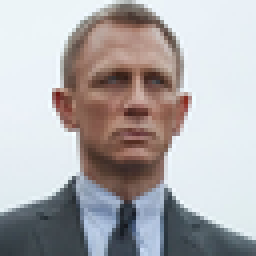
#> input picture DSSA-5104-DEEP-LEARNING/Week 4/DC.png, 64 x 64 px (shown 4 times larger)
$ jupyter execute 'Week 4 - in class demo.ipynb'   (shell and % lines are left out)
#> lines starting #> are read from the running program, lines starting #| are printed output that depends on the picture
## Using the Pillow library

[cell 1]
# First import the necessary libraries:
# pillow (only import the most used module)
# and numpy (import whole library and rename it np)

from PIL import Image
import numpy as np

[cell 2]
# Checking what files are in your working directory
# (maybe different command if Windows is your underlying OS)

[cell 3]
# Create a string variable containing your filename
# (Mine was called DC.png)

filename = 'DC.png'

# Create a PIL Image object by opening an image file
# (Note if you wish to load as only grey scale use the second command)

spy_colour = Image.open(filename)
#> spy_colour is the input picture: PIL image 64x64 RGB; mean R, G, B 176, 173.5, 175.2
spy_grey = Image.open(filename).convert('L')
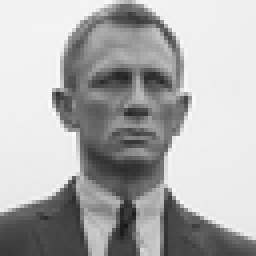
#> spy_grey: PIL image 64x64 L (shown 4 times larger); min 24, max 253, mean 174.5

[cell 4]
# Whenever you create an object check its type

type(spy_colour)

[cell 5]
# Show (or view the image)

spy_colour.show()

[cell 6]
# Resize the image to the width and height (in pixels) that you wish

small_spy_colour = spy_colour.resize((32,32))
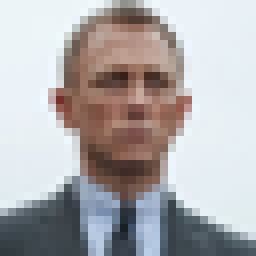
#> small_spy_colour: PIL image 32x32 RGB (shown 8 times larger); mean R, G, B 176, 173.4, 175.2

[cell 7]
# Show (or view the image)

small_spy_colour.show()

[cell 8]
# Save the new image as jpg

small_spy_colour.save('small_spy.jpg')

# Save the new image as png

small_spy_colour.save('small_spy.png')

[cell 9]
# Check the files were created

[cell 10]
# Convert the images to numpy arrays

spy_numpy = np.array(small_spy_colour)
spy_numpy_colour = np.array(spy_colour)
spy_numpy_grey = np.array(spy_grey)

[cell 11]
# Check the types of the new objects

print(type(spy_numpy_colour))
#| <class 'numpy.ndarray'>
print(type(spy_numpy))
#| <class 'numpy.ndarray'>
print(type(spy_numpy_grey))
#| <class 'numpy.ndarray'>

[cell 12]
# Find the shape of the numpy arrays
# Note the grey scale is only two dimensional
# The colour image requires a third dimension
# to store three separate colour channels: red, green and blue.

print(spy_numpy_colour.shape)
#| (64, 64, 3)

print(spy_numpy_grey.shape)
#| (64, 64)

[cell 13]
# Other way - convert a numpy array to an image

# Create a two dimensional and a three dimensional numpy array
# that are 64 by 64 filled with random integers between 0 and 255

greydata = np.random.randint(0,255,size=(64, 64), dtype=np.uint8)
print(greydata.shape)

colourdata = np.random.randint(0,255,size=(64, 64, 3), dtype=np.uint8)
print(colourdata.shape)

[cell 14]
# Put a red square in the middle of the colour array
colourdata[16:48, 16:48] = [255, 0, 0] # red square in middle
# Put a black square in the middle of the grey scale array
greydata[16:48, 16:48] = [0]

[cell 15]
# Convert numpy arrays to Image objects

colour_with_redsquare = Image.fromarray(colourdata)
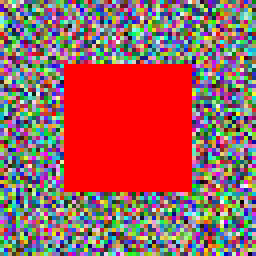
#> colour_with_redsquare: PIL image 64x64 RGB (shown 4 times larger); mean R, G, B 157.2, 95, 93.7

grey_with_blacksquare = Image.fromarray(greydata)
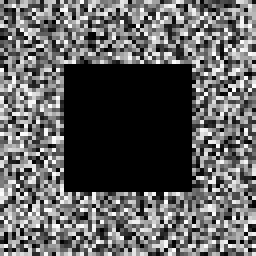
#> grey_with_blacksquare: PIL image 64x64 L (shown 4 times larger); min 0, max 254, mean 95.2
